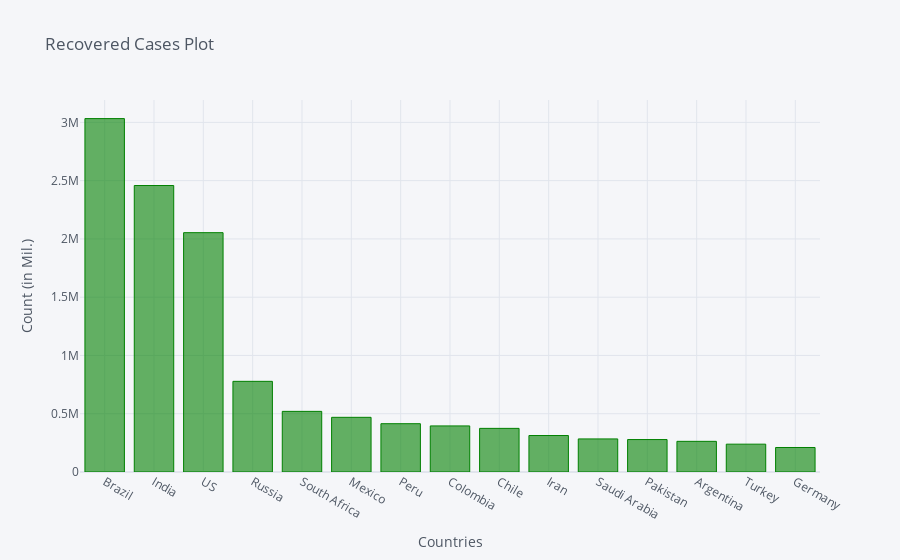

Notebook source saved alongside this figure:
### Code cell
recovered_df2_plot.iplot(kind='bar', x='Country/Region', y='8/25/20',color='green',
                         title='Recovered Cases Plot',xTitle='Countries',yTitle='Count (in Mil.)')

### Figure 1 — Plotly figure (JSON) as saved in the notebook; plotly's stock layout.template omitted (floating-point values rounded to 4 significant figures)
{"data": [{"marker": {"color": "rgba(0, 128, 0, 0.6)", "line": {"color": "rgba(0, 128, 0, 1.0)", "width": 1}}, "name": "8/25/20", "orientation": "v", "text": "", "type": "bar", "x": ["Brazil", "India", "US", "Russia", "South Africa", "Mexico", "Peru", "Colombia", "Chile", "Iran", "Saudi Arabia", "Pakistan", "Argentina", "Turkey", "Germany"], "y": [3032551, 2458339, 2053699, 777960, 520381, 469206, 414577, 395463, 374463, 313058, 283932, 278425, 263202, 238795, 210333]}], "layout": {"legend": {"bgcolor": "#F5F6F9", "font": {"color": "#4D5663"}}, "paper_bgcolor": "#F5F6F9", "plot_bgcolor": "#F5F6F9", "title": {"font": {"color": "#4D5663"}, "text": "Recovered Cases Plot"}, "xaxis": {"gridcolor": "#E1E5ED", "showgrid": true, "tickfont": {"color": "#4D5663"}, "title": {"font": {"color": "#4D5663"}, "text": "Countries"}, "zerolinecolor": "#E1E5ED"}, "yaxis": {"gridcolor": "#E1E5ED", "showgrid": true, "tickfont": {"color": "#4D5663"}, "title": {"font": {"color": "#4D5663"}, "text": "Count (in Mil.)"}, "zerolinecolor": "#E1E5ED"}}}
